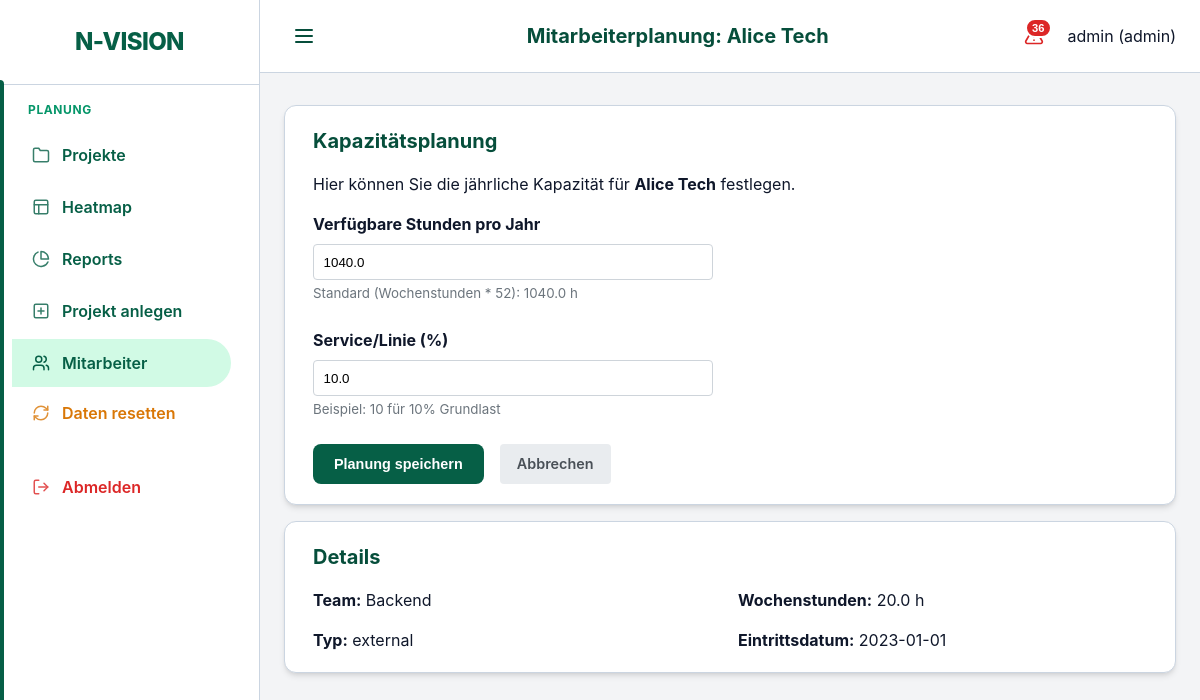
The page /ui/employees/1/plan (signed in) on the database its author committed.
### models.py (models this page shows)
class User(Base):
    __tablename__ = "users"
    id = Column(Integer, primary_key=True, index=True)
    username = Column(String, unique=True, index=True)
    hashed_password = Column(String)
    role = Column(Enum(UserRole), default=UserRole.EMPLOYEE)
    employee_id = Column(Integer, ForeignKey("employees.id"), nullable=True)
    is_active = Column(Boolean, default=True)
    employee = relationship("Employee", back_populates="user")

class Employee(Base):
    __tablename__ = "employees"
    id = Column(Integer, primary_key=True, index=True)
    name = Column(String, index=True)
    type = Column(Enum(ResourceType), default=ResourceType.INTERNAL)
    role_id = Column(Integer, ForeignKey("roles.id"))
    team_id = Column(Integer, ForeignKey("teams.id"))
    weekly_hours = Column(Float, default=40.0)
    annual_hours_target = Column(Float, nullable=True) # Neuer Wert für Jahresplanung
    employment_start = Column(Date)
    employment_end = Column(Date, nullable=True)
    role = relationship("Role", back_populates="employees")
    team = relationship("Team", back_populates="employees")
    staffings = relationship("Staffing", back_populates="employee")
    service_allocations = relationship("ServiceAllocation", back_populates="employee")
    absences = relationship("Absence", back_populates="employee")
    user = relationship("User", back_populates="employee", uselist=False)
    bookings = relationship("Booking", back_populates="employee")

class ServiceAllocation(Base):
    __tablename__ = "service_allocations"
    id = Column(Integer, primary_key=True, index=True)
    employee_id = Column(Integer, ForeignKey("employees.id"))
    capacity_percent = Column(Float) # e.g. 20.0 for 20%
    description = Column(String, nullable=True)
    employee = relationship("Employee", back_populates="service_allocations")

class Team(Base):
    __tablename__ = "teams"
    id = Column(Integer, primary_key=True, index=True)
    name = Column(String, unique=True, index=True)
    employees = relationship("Employee", back_populates="team")

### main.py (the view)
@app.get("/ui/employees/{employee_id}/plan", response_class=HTMLResponse)
def ui_employee_plan(request: Request, employee_id: int, db: Session = Depends(get_db), user: models.User = Depends(admin_required)):
    employee = db.query(models.Employee).filter(models.Employee.id == employee_id).first()
    if not employee:
        raise HTTPException(status_code=404, detail="Employee not found")
    return templates.TemplateResponse(
        request=request, name="employee_plan.html", context={
            "employee": employee,
            "active_page": "employees"
        }
    )

### templates/employee_plan.html
{% extends "base.html" %}
{% set title = "Mitarbeiterplanung: " ~ employee.name %}
{% block content %}
<div class="card">
    <h2>Kapazitätsplanung</h2>
    <p>Hier können Sie die jährliche Kapazität für <strong>{{ employee.name }}</strong> festlegen.</p>
    <form action="/ui/employees/{{ employee.id }}/plan" method="post" style="max-width: 400px;">
        <div style="margin-bottom: 1.5rem;">
            <label for="annual_hours_target" style="display: block; margin-bottom: 0.5rem; font-weight: bold;">Verfügbare Stunden pro Jahr</label>
            <input type="number"
                   id="annual_hours_target"
                   name="annual_hours_target"
                   value="{{ employee.annual_hours_target if employee.annual_hours_target else (employee.weekly_hours * 52) }}"
                   step="1"
                   required
                   style="width: 100%; padding: 0.6rem; border: 1px solid #ced4da; border-radius: 4px;">
            <small style="color: #6c757d;">Standard (Wochenstunden * 52): {{ employee.weekly_hours * 52 }} h</small>
        </div>
        <div style="margin-bottom: 1.5rem;">
            <label for="service_capacity_percent" style="display: block; margin-bottom: 0.5rem; font-weight: bold;">Service/Linie (%)</label>
            <input type="number"
                   id="service_capacity_percent"
                   name="service_capacity_percent"
                   value="{{ employee.service_allocations[0].capacity_percent if employee.service_allocations else 0.0 }}"
                   step="1"
                   min="0"
                   max="100"
                   required
                   style="width: 100%; padding: 0.6rem; border: 1px solid #ced4da; border-radius: 4px;">
            <small style="color: #6c757d;">Beispiel: 10 für 10% Grundlast</small>
        </div>
        <div style="display: flex; gap: 1rem;">
            <button type="submit" class="btn btn-primary">Planung speichern</button>
            <a href="/ui/employees" class="btn" style="background: #e9ecef; color: #495057; text-decoration: none; padding: 0.5rem 1rem; border-radius: 4px; display: inline-block;">Abbrechen</a>
        </div>
    </form>
</div>
<div class="card">
    <h2>Details</h2>
    <div style="display: grid; grid-template-columns: 1fr 1fr; gap: 1rem;">
        <div>
            <strong>Team:</strong> {{ employee.team.name if employee.team else "Kein Team" }}
        </div>
        <div>
            <strong>Wochenstunden:</strong> {{ employee.weekly_hours }} h
        </div>
        <div>
            <strong>Typ:</strong> {{ employee.type.value }}
        </div>
        <div>
            <strong>Eintrittsdatum:</strong> {{ employee.employment_start }}
        </div>
    </div>
</div>
{% endblock %}

### templates/base.html (shortened to what this page needs)
<!DOCTYPE html>
<html lang="de">
<head>
    <link rel="stylesheet" href="{{ static_url('/static/styles.css') }}">
</head>
<body>
<div class="app-layout">
    <aside class="sidebar">
        <div class="sidebar-header">
            <div class="brand-title">N-VISION</div>
        </div>
        <nav class="sidebar-nav">
            <div class="nav-group">
                <span class="nav-label">Planung</span>
                <a href="/ui/projects" class="{% if active_page == 'projects' %}active{% endif %}">
                    <svg xmlns="http://www.w3.org/2000/svg" width="18" height="18" viewBox="0 0 24 24" fill="none" stroke="currentColor" stroke-width="2" stroke-linecap="round" stroke-linejoin="round" class="nav-icon"><path d="M22 19a2 2 0 0 1-2 2H4a2 2 0 0 1-2-2V5a2 2 0 0 1 2-2h5l2 3h9a2 2 0 0 1 2 2z"/></svg>
                    <span>Projekte</span>
                </a>
                <a href="/" class="{% if active_page == 'heatmap' %}active{% endif %}">
                    <svg xmlns="http://www.w3.org/2000/svg" width="18" height="18" viewBox="0 0 24 24" fill="none" stroke="currentColor" stroke-width="2" stroke-linecap="round" stroke-linejoin="round" class="nav-icon"><rect width="18" height="18" x="3" y="3" rx="2"/><path d="M3 9h18"/><path d="M9 21V9"/></svg>
                    <span>Heatmap</span>
                </a>
                <a href="/ui/reports" class="{% if active_page == 'reports' %}active{% endif %}">
                    <svg xmlns="http://www.w3.org/2000/svg" width="18" height="18" viewBox="0 0 24 24" fill="none" stroke="currentColor" stroke-width="2" stroke-linecap="round" stroke-linejoin="round" class="nav-icon"><path d="M21.21 15.89A10 10 0 1 1 8 2.83"></path><path d="M22 12A10 10 0 0 0 12 2v10z"></path></svg>
                    <span>Reports</span>
                </a>
                {% if request.state.user and request.state.user.role.value == 'admin' %}
                <a href="/ui/projects/add" class="{% if active_page == 'project_add' %}active{% endif %}">
                    <svg xmlns="http://www.w3.org/2000/svg" width="18" height="18" viewBox="0 0 24 24" fill="none" stroke="currentColor" stroke-width="2" stroke-linecap="round" stroke-linejoin="round" class="nav-icon"><rect width="18" height="18" x="3" y="3" rx="2"/><path d="M12 8v8"/><path d="M8 12h8"/></svg>
                    <span>Projekt anlegen</span>
                </a>
                <a href="/ui/employees" class="{% if active_page == 'employees' %}active{% endif %}">
                    <span>Mitarbeiter</span>
                </a>
                <form action="/seed/" method="post" style="display: block;">
                    <button type="submit" class="nav-button-link" style="color: var(--warning);" onclick="return confirm('Sicher? Alle aktuellen Daten gehen verloren und werden durch Testdaten ersetzt.')">
                        <span>Daten resetten</span>
                    </button>
                </form>
                {% endif %}
            </div>
            <div class="nav-group" style="margin-top: auto;">
                <a href="/logout" style="color: var(--danger);">
                    <span>Abmelden</span>
                </a>
            </div>
        </nav>
    </aside>
    <div class="main-wrapper">
        <header class="top-bar">
            <button class="menu-toggle" id="menuToggle" aria-label="Menü öffnen">
                <svg xmlns="http://www.w3.org/2000/svg" width="24" height="24" viewBox="0 0 24 24" fill="none" stroke="currentColor" stroke-width="2" stroke-linecap="round" stroke-linejoin="round"><line x1="4" x2="20" y1="12" y2="12"/><line x1="4" x2="20" y1="6" y2="6"/><line x1="4" x2="20" y1="18" y2="18"/></svg>
            </button>
            <h1 class="page-title">{{ title if title else "N-VISION" }}</h1>
            <div class="user-info" style="display: flex; align-items: center; gap: 1rem;">
                {% if request.state.user %}
                {% set criticals = get_critical_projects(request) %}
                <button class="critical-trigger" id="criticalTrigger" title="Kritische Projekte">
                    {% if criticals|length > 0 %}
                    <span class="critical-badge">{{ criticals|length }}</span>
                    {% endif %}
                </button>
                {% endif %}
                <span>{{ request.state.user.username if request.state.user else "Gast" }} ({{ request.state.user.role.value if request.state.user else "" }})</span>
            </div>
        </header>
        <main class="content-area">
            {% block content %}{% endblock %}
        </main>
    </div>
</div>
</body>
</html>

### static/styles.css (style rules this page uses)
:root { --primary-color: #065f46; --primary-hover: #047857; --primary-dark: #064e3b; --primary-light: #d1fae5; --secondary-color: #059669; --bg-color: #f3f4f6; --text-color: #0f172a; --text-muted: #475569; --sidebar-width: 260px; --sidebar-collapsed-width: 70px; --white: #ffffff; --border-color: #cbd5e1; --card-shadow: 0 4px 6px -1px rgba(0, 0, 0, 0.1), 0 2px 4px -2px rgba(0, 0, 0, 0.1); --card-shadow-hover: 0 10px 15px -3px rgba(0, 0, 0, 0.15), 0 4px 6px -4px rgba(0, 0, 0, 0.15); --danger: #dc2626; --warning: #d97706; --success: #059669; --info: #0284c7; --radius-sm: 4px; --radius-md: 8px; --radius-lg: 12px; }
* { box-sizing: border-box; }
body { margin: 0; font-family: 'Inter', system-ui, -apple-system, sans-serif; background: var(--bg-color); color: var(--text-color); line-height: 1.5; }
.app-layout { display: flex; min-height: 100vh; overflow-x: hidden; }
.sidebar { position: fixed; top: 0; left: 0; width: var(--sidebar-width); height: 100vh; background: var(--white); color: var(--text-color); border-right: 1px solid var(--border-color); z-index: 1000; display: flex; flex-direction: column; transition: width 0.3s ease, transform 0.3s ease; overflow-x: hidden; }
.sidebar-header { padding: 1.5rem 1rem; text-align: center; border-bottom: 1px solid var(--border-color); display: flex; justify-content: center; align-items: center; background: var(--white); }
.brand-title { font-size: 1.5rem; font-weight: 800; letter-spacing: -0.025em; color: var(--primary-color); }
.sidebar-nav { flex: 1; padding: 1rem 0; overflow-y: auto; }
.nav-group { padding: 0 0.75rem 1.5rem; }
.nav-label { display: block; font-size: 0.75rem; text-transform: uppercase; color: var(--secondary-color); margin-bottom: 0.75rem; padding-left: 1rem; font-weight: 700; letter-spacing: 0.05em; }
.sidebar-nav a, .nav-button-link { display: flex; align-items: center; padding: 0.75rem 1.25rem; color: var(--primary-color); text-decoration: none; font-weight: 600; border-radius: 0 50px 50px 0; margin-right: 1rem; margin-bottom: 0.25rem; transition: all 0.2s ease; border: none; background: none; cursor: pointer; width: calc(100% - 1rem); text-align: left; font-family: inherit; font-size: 1rem; }
.nav-icon { margin-right: 12px; flex-shrink: 0; opacity: 0.8; }
.sidebar-nav a.active { background: var(--primary-light); color: var(--primary-color); box-shadow: none; font-weight: 600; }
.sidebar-nav a.active::before { content: ''; position: absolute; left: 0; top: 10%; height: 80%; width: 4px; background: var(--primary-color); border-radius: 0 4px 4px 0; }
.sidebar-nav a.active .nav-icon { opacity: 1; }
.main-wrapper { flex: 1; margin-left: var(--sidebar-width); display: flex; flex-direction: column; transition: margin-left 0.3s ease; min-width: 0; }
.top-bar { background: var(--white); padding: 1rem 1.5rem; display: flex; justify-content: space-between; align-items: center; border-bottom: 1px solid var(--border-color); position: sticky; top: 0; z-index: 900; }
.menu-toggle { display: flex; background: none; border: none; cursor: pointer; color: var(--primary-dark); padding: 0.5rem; margin-right: 1rem; border-radius: var(--radius-sm); align-items: center; justify-content: center; }
.page-title { margin: 0; font-size: 1.25rem; font-weight: 700; color: var(--primary-dark); }
.content-area { padding: 2rem 1.5rem; flex: 1; width: 100%; max-width: 1400px; margin: 0 auto; }
.card { background: var(--white); border-radius: var(--radius-lg); padding: 1.25rem 1.75rem; box-shadow: var(--card-shadow); border: 1px solid var(--border-color); margin-bottom: 1rem; }
.card h2 { margin-top: 0; margin-bottom: 1rem; font-size: 1.25rem; font-weight: 700; color: var(--primary-dark); }
.btn { display: inline-flex; align-items: center; justify-content: center; padding: 0.625rem 1.25rem; border-radius: var(--radius-md); text-decoration: none; font-weight: 600; font-size: 0.9rem; cursor: pointer; border: 1px solid transparent; transition: all 0.2s; gap: 0.5rem; }
.btn-primary { background: var(--primary-color); color: white; }
.critical-trigger { background: none; border: none; cursor: pointer; position: relative; padding: 0.5rem; display: flex; align-items: center; border-radius: var(--radius-md); transition: background 0.2s; }
.critical-badge { position: absolute; top: 0; right: 0; background: var(--danger); color: white; font-size: 0.7rem; font-weight: 700; padding: 2px 5px; border-radius: 10px; border: 2px solid white; }

### rows shown on the page
User: state.user "admin", state.user.role "admin"
Employee: name "Alice Tech", annual_hours_target "1040.0", employee.weekly_hours*52 "1040.0", weekly_hours "20.0", type.value "external", employment_start "2023-01-01"
ServiceAllocation: service_capacity_percent "10.0"
Team: team "Backend"

### other values the page prints
{{ title if title else "N-VISION" }} "Mitarbeiterplanung: Alice Tech"
{{ criticals|length }} "36"
